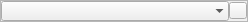
<?xml version="1.0" encoding="UTF-8"?>
<ui version="4.0">
 <class>QCBoxButton</class>
 <widget class="QWidget" name="QCBoxButton">
  <property name="geometry">
   <rect>
    <x>0</x>
    <y>0</y>
    <width>248</width>
    <height>22</height>
   </rect>
  </property>
  <property name="windowTitle">
   <string>Form</string>
  </property>
  <layout class="QHBoxLayout" name="horizontalLayout">
   <property name="spacing">
    <number>0</number>
   </property>
   <property name="leftMargin">
    <number>0</number>
   </property>
   <property name="topMargin">
    <number>0</number>
   </property>
   <property name="rightMargin">
    <number>0</number>
   </property>
   <property name="bottomMargin">
    <number>0</number>
   </property>
   <item>
    <widget class="QFrame" name="frame">
     <property name="frameShape">
      <enum>QFrame::StyledPanel</enum>
     </property>
     <property name="frameShadow">
      <enum>QFrame::Sunken</enum>
     </property>
     <layout class="QHBoxLayout" name="horizontalLayout_2">
      <property name="spacing">
       <number>0</number>
      </property>
      <property name="leftMargin">
       <number>0</number>
      </property>
      <property name="topMargin">
       <number>0</number>
      </property>
      <property name="rightMargin">
       <number>0</number>
      </property>
      <property name="bottomMargin">
       <number>0</number>
      </property>
      <item>
       <widget class="QComboBox" name="comboBox">
        <property name="frame">
         <bool>false</bool>
        </property>
       </widget>
      </item>
      <item>
       <widget class="QToolButton" name="toolButton">
        <property name="text">
         <string/>
        </property>
        <property name="icon">
         <iconset resource="qrc.qrc">
          <normaloff>:/icon/icons/point.png</normaloff>:/icon/icons/point.png</iconset>
        </property>
        <property name="iconSize">
         <size>
          <width>10</width>
          <height>10</height>
         </size>
        </property>
       </widget>
      </item>
     </layout>
    </widget>
   </item>
  </layout>
 </widget>
 <resources>
  <include location="qrc.qrc"/>
 </resources>
 <connections/>
</ui>
